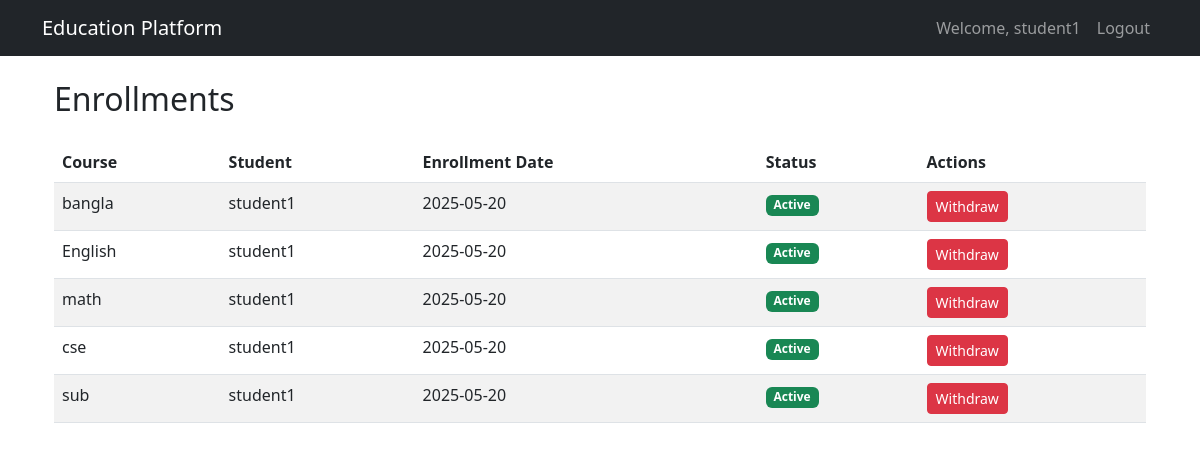
The app's page /enrollments/ (signed in) with its own data.
### restapi/models.py (models this page shows, shortened)
class User(AbstractUser):
    ROLE_CHOICES = (
        ('admin', 'Admin'),
        ('teacher', 'Teacher'),
        ('student', 'Student'),
    )
    role = models.CharField(max_length=20, choices=ROLE_CHOICES)
    email = models.EmailField(unique=True)
    USERNAME_FIELD = 'email'
    REQUIRED_FIELDS = ['username', 'role']
    def is_admin(self):
        return self.role == 'admin'
    def is_teacher(self):
        return self.role == 'teacher'

class Enrollment(models.Model):
    student = models.ForeignKey(User, on_delete=models.CASCADE, related_name='enrollments')
    course = models.ForeignKey(Course, on_delete=models.CASCADE, related_name='enrollments')
    enrolled_at = models.DateTimeField(auto_now_add=True)
    is_active = models.BooleanField(default=True)
    class Meta:
        unique_together = ('student', 'course')

class Course(models.Model):
    title = models.CharField(max_length=200)
    description = models.TextField()
    teacher = models.ForeignKey(User, on_delete=models.CASCADE, related_name='courses_taught')
    created_at = models.DateTimeField(auto_now_add=True)
    updated_at = models.DateTimeField(auto_now=True)

### restapi/views.py (the view)
# urls.py: path('enrollments/', enrollment_list_view, name='enrollment_list'),
@login_required
def enrollment_list_view(request):
    if request.user.is_admin():
        enrollments = Enrollment.objects.all()
    elif request.user.is_teacher():
        enrollments = Enrollment.objects.filter(course__teacher=request.user)
    else:
        enrollments = Enrollment.objects.filter(student=request.user)
    return render(request, 'enrollment_list.html', {'enrollments': enrollments})

### templates/enrollment_list.html (shortened to what this page needs)
{% extends 'base.html' %}
{% block content %}
<div class="container mt-4">
    <h2>Enrollments</h2>
    <table class="table table-striped mt-4">
        <thead>
            <tr>
                <th>Course</th>
                <th>Student</th>
                <th>Enrollment Date</th>
                <th>Status</th>
                <th>Actions</th>
            </tr>
        </thead>
        <tbody>
            {% for enrollment in enrollments %}
            <tr>
                <td>{{ enrollment.course.title }}</td>
                <td>{{ enrollment.student.username }}</td>
                <td>{{ enrollment.enrolled_at|date:"Y-m-d" }}</td>
                <td>
                    {% if enrollment.is_active %}
                    <span class="badge bg-success">Active</span>
                    {% else %}
                    <span class="badge bg-secondary">Inactive</span>
                    {% endif %}
                </td>
                <td>
                    {% if user.is_admin or user == enrollment.student %}
                    <a href="#" class="btn btn-sm btn-danger">Withdraw</a>
                    {% endif %}
                </td>
            </tr>
            {% endfor %}
        </tbody>
    </table>
</div>
{% endblock %}

### templates/base.html (shortened to what this page needs)
<!DOCTYPE html>
<html lang="en">
<head>
    <link href="https://cdn.jsdelivr.net/npm/bootstrap@5.3.0/dist/css/bootstrap.min.css" rel="stylesheet">
</head>
<body>
    <nav class="navbar navbar-expand-lg navbar-dark bg-dark">
        <div class="container">
            <a class="navbar-brand" href="{% url 'dashboard' %}">Education Platform</a>
            <div class="collapse navbar-collapse" id="navbarNav">
                <ul class="navbar-nav ms-auto">
                    {% if user.is_authenticated %}
                        <li class="nav-item">
                            <span class="nav-link">Welcome, {{ user.username }}</span>
                        </li>
                        <li class="nav-item">
                            <a class="nav-link" href="{% url 'logout' %}">Logout</a>
                        </li>
                    {% endif %}
                </ul>
            </div>
        </div>
    </nav>
    <div class="container">
        {% block content %}{% endblock %}
    </div>
</body>
</html>

### records on screen
User: username "student1"
Enrollment: course "bangla", student.username "student1", enrolled_at "2025-05-20", is_active "Active", shows "Withdraw"
Enrollment: course "English", student.username "student1", enrolled_at "2025-05-20", is_active "Active", shows "Withdraw"
Enrollment: course "math", student.username "student1", enrolled_at "2025-05-20", is_active "Active", shows "Withdraw"
Enrollment: course "cse", student.username "student1", enrolled_at "2025-05-20", is_active "Active", shows "Withdraw"
Enrollment: course "sub", student.username "student1", enrolled_at "2025-05-20", is_active "Active", shows "Withdraw"
